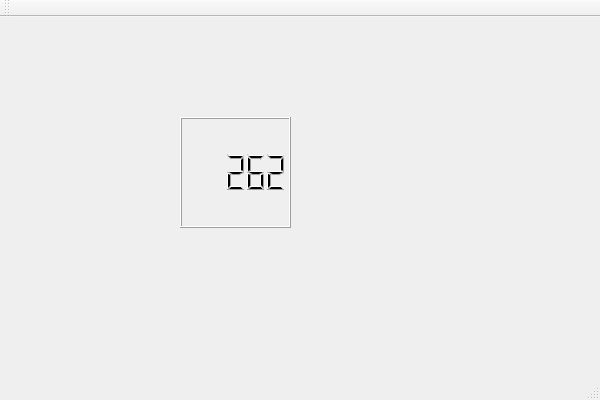
<?xml version="1.0" encoding="UTF-8"?>
<ui version="4.0">
 <class>QtWidgetsApplication1Class</class>
 <widget class="QMainWindow" name="QtWidgetsApplication1Class">
  <property name="geometry">
   <rect>
    <x>0</x>
    <y>0</y>
    <width>600</width>
    <height>400</height>
   </rect>
  </property>
  <property name="windowTitle">
   <string>QtWidgetsApplication1</string>
  </property>
  <widget class="QWidget" name="centralWidget">
   <widget class="QLCDNumber" name="lcdNumber">
    <property name="geometry">
     <rect>
      <x>180</x>
      <y>100</y>
      <width>111</width>
      <height>111</height>
     </rect>
    </property>
    <property name="value" stdset="0">
     <double>262.264999999999986</double>
    </property>
    <property name="intValue" stdset="0">
     <number>262</number>
    </property>
   </widget>
  </widget>
  <widget class="QMenuBar" name="menuBar">
   <property name="geometry">
    <rect>
     <x>0</x>
     <y>0</y>
     <width>600</width>
     <height>23</height>
    </rect>
   </property>
  </widget>
  <widget class="QToolBar" name="mainToolBar">
   <attribute name="toolBarArea">
    <enum>TopToolBarArea</enum>
   </attribute>
   <attribute name="toolBarBreak">
    <bool>false</bool>
   </attribute>
  </widget>
  <widget class="QStatusBar" name="statusBar"/>
 </widget>
 <layoutdefault spacing="6" margin="11"/>
 <resources>
  <include location="QtWidgetsApplication1.qrc"/>
 </resources>
 <connections/>
</ui>
